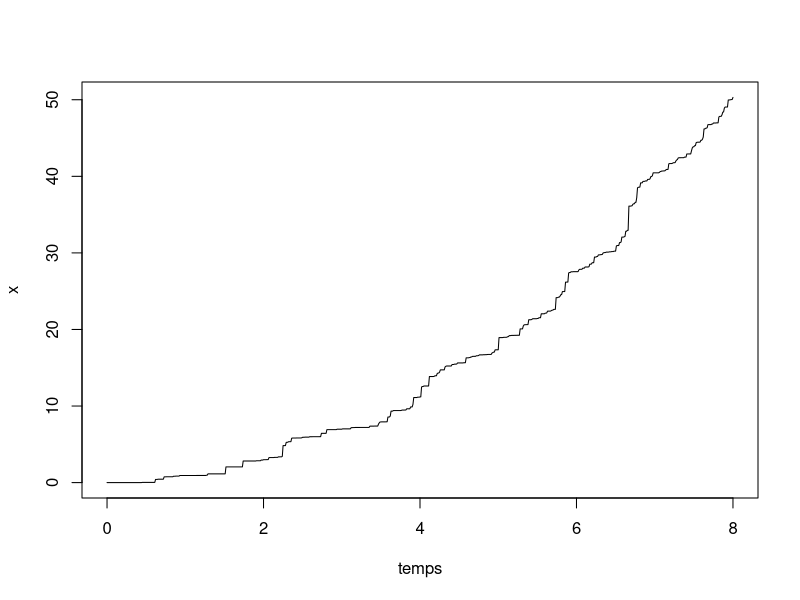
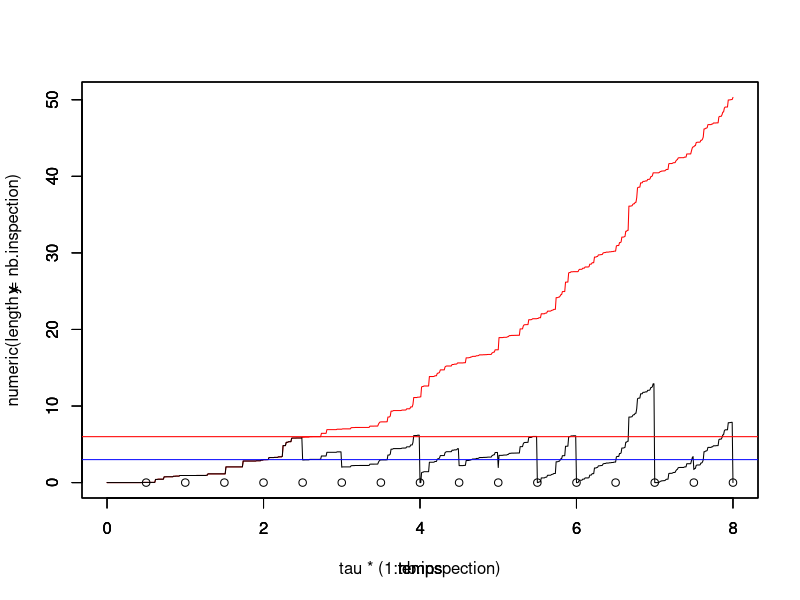
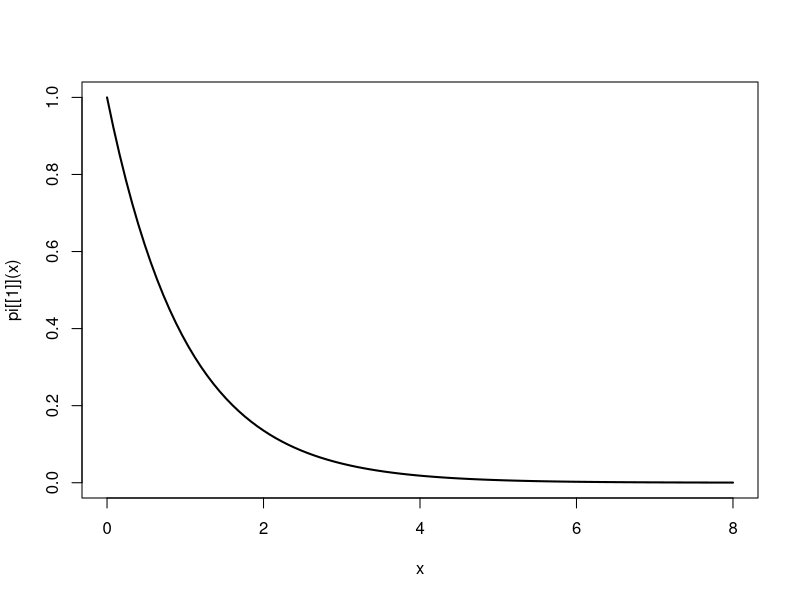

Recreate these plots in R, in order. (Note: this script raises an error after producing the figures.)
library(ggplot2)
library(tidyverse)
tau = 0.5 # intervalle inter-inspection
rho = 0.5 # parametre ARD1
L=3 # seuil pour MP
M=6 # seuil pout MC
tps.final <-8 # fenêtre d'observation du processus

# Simulation d'un processus gamma
pas = 0.01 # pas de temps pour simuler le processus

temps = seq(from = 0,to = tps.final,by = pas)
alpha = 1 # paramètre de forme de Gamma a = alpha t
beta = 2 # paramètre d'échelle de Gamma
b=1
n=length(temps)
x=numeric(n) # processus Gamma simulé
y=numeric(n) # processus Gamma maintenu
x[1] = 0

nb.inspection<- floor(tps.final/tau)

obs<-numeric(nb.inspection)

for(i in 2:n){
  x[i] = x[i-1] + rgamma(1,scale = b, shape = alpha*(temps[i]^beta)-temps[i-1]^beta)
}

plot(temps,x,type="l")

# avant la première inspection y=x
y[1:(tau/pas)]<-x[1:(tau/pas)]

# Décision à chaque inspection

ifelse(x[tau/pas+1]<L,y[tau/pas+1]<-x[tau/pas+1],ifelse(x[tau/pas+1]<M,y[tau/pas+1]<-(1-rho)*x[tau/pas+1],y[tau/pas+1]<-0))

obs[1]<-y[tau/pas+1]

j<-1 # indicateur inspection
while (obs[j]<M & j<nb.inspection) {
  y[(j*tau/pas+2):((j+1)*tau/pas+1)]<-y[j*tau/pas+1]+x[(j*tau/pas+2):((j+1)*tau/pas+1)]-x[j*tau/pas+1]
  ifelse(y[(j+1)*tau/pas+1]<L,print("no action"),ifelse(y[(j+1)*tau/pas+1]<M,y[(j+1)*tau/pas+1]<-(1-rho)*y[(j+1)*tau/pas+1],y[(j+1)*tau/pas+1]<-0))
  obs[j+1]<-y[(j+1)*tau/pas+1]
  j<-j+1
}

df <- data.frame(temps,x,y)
mygraph <- ggplot(df,aes(x = temps)) +  
  geom_line(aes(y = y), color = "darkred") +
  geom_line(aes(y = x), color="steelblue", linetype="twodash") +
  geom_abline(slope = 0,intercept = L,color="blue") +
  geom_abline(slope = 0,intercept = M,color="red")



plot(temps,x,col="red",type="l",ylim = c(0,max(x)),xlim = c(0,8))
par(new=T)
plot(temps,y,type="l",ylim=c(0,max(x)),xlim = c(0,8))
par(new=T)
plot(tau*(1:nb.inspection),numeric(length = nb.inspection),ylim=c(0,max(x)),type="p",xlim = c(0,8))
abline(h=L,col="blue")
abline(h=M,col="red")

#abline(v = tau*(1:nb.inspection))


#####################################
# Calcul de la loi stationnaire
#####################################

# se donner une grille pour les abscisses

K<- 20 # nb itérations de l'algo de point fixe
grid_abs <- seq(0.01,8,0.01)
nb_abs <- length(grid_abs)
w<-matrix(nrow = K,ncol = nb_abs )

pi<-list()
pi[[1]]<-function(x) dexp(x)

w[1,]<-pi[[1]](grid_abs)
curve(pi[[1]](x), from = 0, to = max(grid_abs), lwd = 2)

for(k in 2:K){
  for (j in 1:nb_abs){
    abs <- grid_abs[j]
    fn_aux1 <- function(x) {
      res <- pi[[k-1]](x)*dgamma(abs-x,rate=beta,shape=alpha*tau)
      return(res)
    }
    fn_aux2 <- function(x) {
      res <- pi[[k-1]](x)*dgamma(abs-(1-rho)*x,rate=beta,shape=alpha*tau)
      return(res)
    }
    fn_aux3 <- function(x) {
      res <- pi[[k-1]](x)
      return(res)
    }
    w[k,j] <- integrate(f = fn_aux1, lower = 0, upper = min(L,abs))$value 
    + integrate(f = fn_aux2, lower = L, upper = min(M,abs/(1-rho)))$value
    + integrate(f = fn_aux3, lower = M, upper = 2*M)$value * dgamma(abs,rate=beta,shape=alpha*tau)
  }
  aux <- w[k,]
  fn_w <- function(x) {
    res <- splinefun(x = grid_abs, y = aux)(x)*((0 < x) & (x<=max(grid_abs)))
    return(res)
  }
  pi[[k]] <- fn_w
  curve(pi[[k]](x), from = 0, to = max(grid_abs), lwd = 2, add = TRUE, col = k)
}





# initialisation
